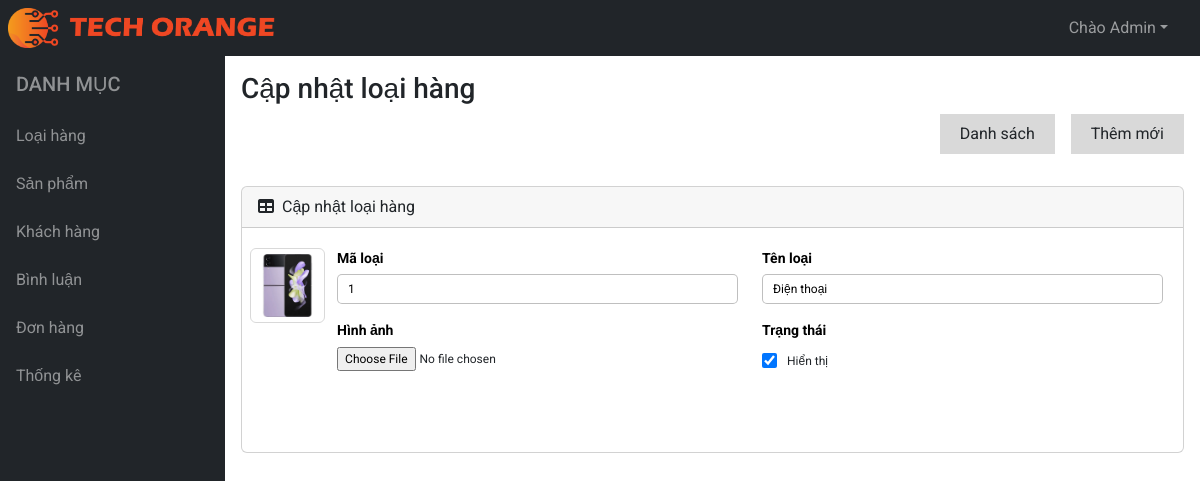
/admin/loai-hang/index.php?btn_edit&ma_loai=1, run on the app's committed database.
### tables this page shows
CREATE TABLE IF NOT EXISTS `loai_hang` (
 `ma_loai` INT NOT NULL AUTO_INCREMENT,
 `ten_loai` VARCHAR(45) NOT NULL,
 `hinh_anh` VARCHAR(100) NULL,
 `kich_hoat` TINYINT(1) DEFAULT 1,
 PRIMARY KEY (`ma_loai`));

### admin/loai-hang/index.php (called while the page is built, shortened)
<?php
require_once "../../global.php";
extract($_REQUEST);
if ($_SERVER["REQUEST_METHOD"] == "POST") {
    if (isset($_POST['btn_insert'])) {
        $file_size = $_FILES['hinh_anh']['size'];
        if (empty($ten_loai) || $file_size == NULL) {
            $MESSAGE = "Chưa điền tên loại hàng hoặc chưa chọn hình ảnh";
        } else {
            isset($kich_hoat) ? $kich_hoat : $kich_hoat = 0;
            $file_size = $_FILES['hinh_anh']['size'];
            if ($file_size != NULL) {
                $hinh_anh = save_file("hinh_anh", "$IMAGE_DIR/category/");
            }
            try {
                loai_hang_insert($ten_loai, $hinh_anh, $kich_hoat);
                unset($ten_loai, $file_size, $hinh_anh, $kich_hoat);
                $MESSAGE = "Thêm mới loại hàng thành công!";
            } catch (Exception $exc) {
                if (is_file($IMAGE_DIR . '/category/' . $hinh_anh)) {
                    unlink($IMAGE_DIR . '/category/' . $hinh_anh);
                }
                $MESSAGE = "Thêm mới loại hàng thất bại";
            }
        }
        $VIEW_NAME = "loai-hang/new.php";
    } elseif (exist_param("btn_update")) {
        if (empty($ten_loai)) {
            $MESSAGE = "Chưa điền tên loại hàng";
        } else {
            isset($kich_hoat) ? $kich_hoat : $kich_hoat = 0;
            $file_size = $_FILES['up_anh']['size'];
            if ($file_size != NULL) {
                $hinh_anh = save_file("up_anh", "$IMAGE_DIR/category/");
            }
            try {
                loai_hang_update($ma_loai, $ten_loai, $hinh_anh, $kich_hoat);
                $MESSAGE = "Cập nhật thành công";
            } catch (Exception $exc) {
                $MESSAGE = "Cập nhật thất bại!";
            }
        }
        $items = loai_select_by_id($ma_loai);
        extract($items);
        $VIEW_NAME = "loai-hang/edit.php";
    }
} elseif (exist_param("btn_new")) {
    $VIEW_NAME = "loai-hang/new.php";
} elseif (exist_param("btn_edit")) {
    $items = loai_select_by_id($ma_loai);
    extract($items);
} else {
    $items = loai_hang_select_all();
    $VIEW_NAME = "loai-hang/list.php";
}
require "../layout.php";

### models/pdo.php (called while the page is built, shortened)
<?php
function pdo_get_connection()
{
    $servername = "localhost";
    $dbname = "db_techorange";
    $username = "root";
    $password = "";
    try {
        $conn = new PDO("mysql:host=$servername;dbname=$dbname", $username, $password);
        $conn->setAttribute(PDO::ATTR_ERRMODE, PDO::ERRMODE_EXCEPTION);
        return $conn;
    } catch (PDOException $e) {
        echo "Connection failed: " . $e->getMessage();
    }
}
function pdo_query_one($sql)
{
    $sql_args = array_slice(func_get_args(), 1);
    try {
        $conn = pdo_get_connection();
        $stmt = $conn->prepare($sql);
        $stmt->execute($sql_args);
        $row = $stmt->fetch(PDO::FETCH_ASSOC);
        return $row;
    } catch (PDOException $e) {
        echo "Error: " . $e->getMessage();
    } finally {
        unset($conn);
    }
}

### models/loai_hang.php (called while the page is built, shortened)
<?php
require_once 'pdo.php';
function loai_select_by_id($ma_loai)
{
    $sql = "SELECT * FROM loai_hang WHERE ma_loai = ?";
    return pdo_query_one($sql, $ma_loai);
}

### admin/loai-hang/edit.php (the view, shortened to what this page needs)
<main>
    <div class="container-fluid p-3">
        <h3>Cập nhật loại hàng</h3>
        <div class="tools">
            <div class="d-flex ms-auto gap-3">
                <a href="index.php?btn_list">Danh sách</a>
                <a href="index.php?btn_new">Thêm mới</a>
            </div>
        </div>
    </div>
    <div class="card m-3">
        <div class="card-header">
            <i class="fas fa-table me-1"></i>
            Cập nhật loại hàng
        </div>
        <div class="content_sp">
            <form class="d-flex" action="index.php" method="POST" enctype="multipart/form-data">
                <div class="col-1">
                    <div class="row img-thumbnail">
                        <img src="../../assets/images/category/<?= $hinh_anh ?>" alt="">
                    </div>
                </div>
                <div class="col-11 d-flex flex-column gap-3">
                    <div class="row">
                        <div class="col">
                            <div class="row"><span>Mã loại</span></div>
                            <input name="ma_loai" placeholder="Auto number" value="<?= $ma_loai ?>" readonly>
                        </div>
                        <div class="col">
                            <div class="row"><span>Tên loại</span></div>
                            <input name="ten_loai" type="text" value="<?= $ten_loai ?>">
                        </div>
                    </div>
                    <div class="row">
                        <div class="col">
                            <div class="row"><span>Hình ảnh</span></div>
                            <input name="up_anh" type="file">
                        </div>
                        <div class="col">
                            <div class="row"><span>Trạng thái</span></div>
                            <div class="checkbox-group">
                                <input type="checkbox" name="kich_hoat" id="kich_hoat" value="1" <?= $kich_hoat ? "checked" : ""; ?>><label class="col" for="kich_hoat">Hiển thị</label>
                            </div>
                        </div>
                    </div>
                    <div class="row">
                        <div class="form-group">
                            <button name="btn_update">Cập nhật</button>
                        </div>
                    </div>
                </div>
            </form>
        </div>
    </div>
</main>

### assets/css/style.css (style rules this page uses)
* { margin: 0; padding: 0; box-sizing: border-box; font-family: 'Roboto', sans-serif; }
a { text-decoration: none; }
img { width: 100%; height: 100%; object-fit: cover; }

### data on the page
loai_hang: hinh_anh (picture), ma_loai "1", ten_loai "Điện thoại", kich_hoat "☑"
